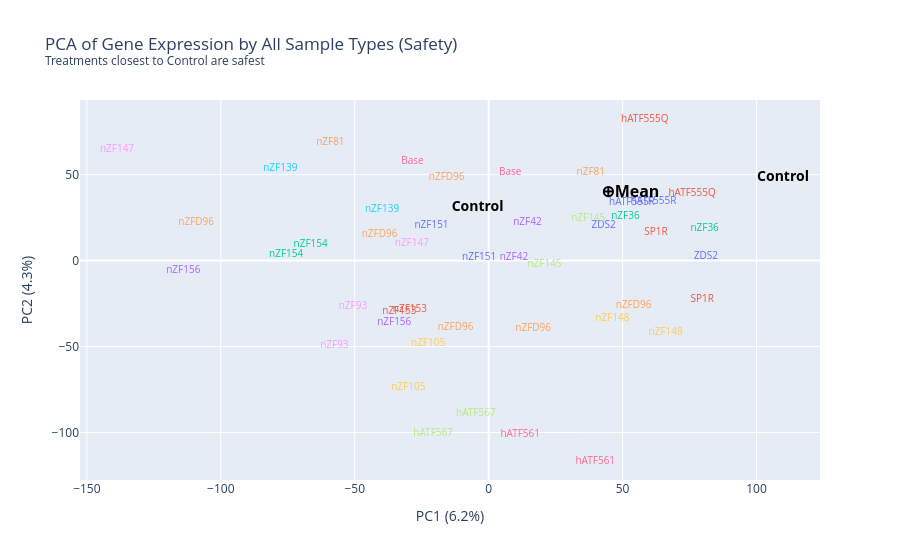

This figure's notebook cell:
### Code cell
fig2 = px.scatter(
    pca_df,
    x='PC1', y='PC2',
    color='sample_type',
    text='sample_type',
    hover_name=pca_df.index,
    labels={
        'PC1': f'PC1 ({pca.explained_variance_ratio_[0]:.1%})',
        'PC2': f'PC2 ({pca.explained_variance_ratio_[1]:.1%})',
    },
    title='PCA of Gene Expression by All Sample Types (Safety)'
          '<br><sup>Treatments closest to Control are safest</sup>',
)

fig2.update_traces(mode='text')
fig2.update_layout(showlegend=False)

for trace in fig2.data:
    if trace.name == 'Control':
        trace.textfont.color = 'black'
        trace.textfont.size = 14
        trace.textfont.weight = 'bold'
    else:
        trace.textfont.color = trace.marker.color
        trace.textfont.size = 10

# Add Control centroid as a distinct labeled point
control_centroid = pca_df[pca_df['sample_type'] == 'Control'][['PC1', 'PC2']].mean()
fig2.add_trace(go.Scatter(
    x=[control_centroid['PC1']],
    y=[control_centroid['PC2']],
    mode='text',
    text=['⊕Mean'],
    textfont=dict(color='black', size=16, weight='bold'),
    hoverinfo='skip',
    showlegend=False,
))

fig2.show()

### Figure 1 — Plotly figure (JSON) as saved in the notebook; plotly's stock layout.template omitted (floating-point values rounded to 4 significant figures)
{"data": [{"hovertemplate": "<b>%{hovertext}</b><br><br>sample_type=%{text}<br>PC1 (6.2%)=%{x}<br>PC2 (4.3%)=%{y}<extra></extra>", "hovertext": [null, null], "legendgroup": "ZDS2", "marker": {"color": "#636efa", "symbol": "circle"}, "mode": "text", "name": "ZDS2", "orientation": "v", "showlegend": true, "text": ["ZDS2", "ZDS2"], "textfont": {"color": "#636efa", "size": 10}, "type": "scatter", "x": [81.14, 42.94], "xaxis": "x", "y": [2.601, 20.33], "yaxis": "y"}, {"hovertemplate": "<b>%{hovertext}</b><br><br>sample_type=%{text}<br>PC1 (6.2%)=%{x}<br>PC2 (4.3%)=%{y}<extra></extra>", "hovertext": [null, null], "legendgroup": "SP1R", "marker": {"color": "#EF553B", "symbol": "circle"}, "mode": "text", "name": "SP1R", "orientation": "v", "showlegend": true, "text": ["SP1R", "SP1R"], "textfont": {"color": "#EF553B", "size": 10}, "type": "scatter", "x": [62.47, 79.72], "xaxis": "x", "y": [16.36, -22.79], "yaxis": "y"}, {"hovertemplate": "<b>%{hovertext}</b><br><br>sample_type=%{text}<br>PC1 (6.2%)=%{x}<br>PC2 (4.3%)=%{y}<extra></extra>", "hovertext": [null, null], "legendgroup": "nZF36", "marker": {"color": "#00cc96", "symbol": "circle"}, "mode": "text", "name": "nZF36", "orientation": "v", "showlegend": true, "text": ["nZF36", "nZF36"], "textfont": {"color": "#00cc96", "size": 10}, "type": "scatter", "x": [51.06, 80.62], "xaxis": "x", "y": [25.6, 18.71], "yaxis": "y"}, {"hovertemplate": "<b>%{hovertext}</b><br><br>sample_type=%{text}<br>PC1 (6.2%)=%{x}<br>PC2 (4.3%)=%{y}<extra></extra>", "hovertext": [null, null], "legendgroup": "nZF42", "marker": {"color": "#ab63fa", "symbol": "circle"}, "mode": "text", "name": "nZF42", "orientation": "v", "showlegend": true, "text": ["nZF42", "nZF42"], "textfont": {"color": "#ab63fa", "size": 10}, "type": "scatter", "x": [14.49, 9.437], "xaxis": "x", "y": [22.06, 1.716], "yaxis": "y"}, {"hovertemplate": "<b>%{hovertext}</b><br><br>sample_type=%{text}<br>PC1 (6.2%)=%{x}<br>PC2 (4.3%)=%{y}<extra></extra>", "hovertext": [null, null], "legendgroup": "nZF81", "marker": {"color": "#FFA15A", "symbol": "circle"}, "mode": "text", "name": "nZF81", "orientation": "v", "showlegend": true, "text": ["nZF81", "nZF81"], "textfont": {"color": "#FFA15A", "size": 10}, "type": "scatter", "x": [-59.08, 38.13], "xaxis": "x", "y": [68.98, 51.2], "yaxis": "y"}, {"hovertemplate": "<b>%{hovertext}</b><br><br>sample_type=%{text}<br>PC1 (6.2%)=%{x}<br>PC2 (4.3%)=%{y}<extra></extra>", "hovertext": [null, null], "legendgroup": "nZF139", "marker": {"color": "#19d3f3", "symbol": "circle"}, "mode": "text", "name": "nZF139", "orientation": "v", "showlegend": true, "text": ["nZF139", "nZF139"], "textfont": {"color": "#19d3f3", "size": 10}, "type": "scatter", "x": [-39.8, -77.78], "xaxis": "x", "y": [29.78, 53.76], "yaxis": "y"}, {"hovertemplate": "<b>%{hovertext}</b><br><br>sample_type=%{text}<br>PC1 (6.2%)=%{x}<br>PC2 (4.3%)=%{y}<extra></extra>", "hovertext": [null, null], "legendgroup": "Base", "marker": {"color": "#FF6692", "symbol": "circle"}, "mode": "text", "name": "Base", "orientation": "v", "showlegend": true, "text": ["Base", "Base"], "textfont": {"color": "#FF6692", "size": 10}, "type": "scatter", "x": [-28.45, 8.074], "xaxis": "x", "y": [57.86, 50.99], "yaxis": "y"}, {"hovertemplate": "<b>%{hovertext}</b><br><br>sample_type=%{text}<br>PC1 (6.2%)=%{x}<br>PC2 (4.3%)=%{y}<extra></extra>", "hovertext": [null, null], "legendgroup": "nZF145", "marker": {"color": "#B6E880", "symbol": "circle"}, "mode": "text", "name": "nZF145", "orientation": "v", "showlegend": true, "text": ["nZF145", "nZF145"], "textfont": {"color": "#B6E880", "size": 10}, "type": "scatter", "x": [20.84, 37.18], "xaxis": "x", "y": [-2.429, 24.53], "yaxis": "y"}, {"hovertemplate": "<b>%{hovertext}</b><br><br>sample_type=%{text}<br>PC1 (6.2%)=%{x}<br>PC2 (4.3%)=%{y}<extra></extra>", "hovertext": [null, null], "legendgroup": "nZF147", "marker": {"color": "#FF97FF", "symbol": "circle"}, "mode": "text", "name": "nZF147", "orientation": "v", "showlegend": true, "text": ["nZF147", "nZF147"], "textfont": {"color": "#FF97FF", "size": 10}, "type": "scatter", "x": [-28.67, -138.7], "xaxis": "x", "y": [10.11, 64.87], "yaxis": "y"}, {"hovertemplate": "<b>%{hovertext}</b><br><br>sample_type=%{text}<br>PC1 (6.2%)=%{x}<br>PC2 (4.3%)=%{y}<extra></extra>", "hovertext": [null, null], "legendgroup": "nZF148", "marker": {"color": "#FECB52", "symbol": "circle"}, "mode": "text", "name": "nZF148", "orientation": "v", "showlegend": true, "text": ["nZF148", "nZF148"], "textfont": {"color": "#FECB52", "size": 10}, "type": "scatter", "x": [66.1, 46.18], "xaxis": "x", "y": [-41.59, -33.68], "yaxis": "y"}, {"hovertemplate": "<b>%{hovertext}</b><br><br>sample_type=%{text}<br>PC1 (6.2%)=%{x}<br>PC2 (4.3%)=%{y}<extra></extra>", "hovertext": [null, null], "legendgroup": "nZF151", "marker": {"color": "#636efa", "symbol": "circle"}, "mode": "text", "name": "nZF151", "orientation": "v", "showlegend": true, "text": ["nZF151", "nZF151"], "textfont": {"color": "#636efa", "size": 10}, "type": "scatter", "x": [-21.33, -3.549], "xaxis": "x", "y": [20.47, 1.544], "yaxis": "y"}, {"hovertemplate": "<b>%{hovertext}</b><br><br>sample_type=%{text}<br>PC1 (6.2%)=%{x}<br>PC2 (4.3%)=%{y}<extra></extra>", "hovertext": [null, null], "legendgroup": "nZF153", "marker": {"color": "#EF553B", "symbol": "circle"}, "mode": "text", "name": "nZF153", "orientation": "v", "showlegend": true, "text": ["nZF153", "nZF153"], "textfont": {"color": "#EF553B", "size": 10}, "type": "scatter", "x": [-29.39, -33.34], "xaxis": "x", "y": [-28.21, -29.36], "yaxis": "y"}, {"hovertemplate": "<b>%{hovertext}</b><br><br>sample_type=%{text}<br>PC1 (6.2%)=%{x}<br>PC2 (4.3%)=%{y}<extra></extra>", "hovertext": [null, null], "legendgroup": "nZF154", "marker": {"color": "#00cc96", "symbol": "circle"}, "mode": "text", "name": "nZF154", "orientation": "v", "showlegend": true, "text": ["nZF154", "nZF154"], "textfont": {"color": "#00cc96", "size": 10}, "type": "scatter", "x": [-75.59, -66.45], "xaxis": "x", "y": [3.712, 9.233], "yaxis": "y"}, {"hovertemplate": "<b>%{hovertext}</b><br><br>sample_type=%{text}<br>PC1 (6.2%)=%{x}<br>PC2 (4.3%)=%{y}<extra></extra>", "hovertext": [null, null], "legendgroup": "nZF156", "marker": {"color": "#ab63fa", "symbol": "circle"}, "mode": "text", "name": "nZF156", "orientation": "v", "showlegend": true, "text": ["nZF156", "nZF156"], "textfont": {"color": "#ab63fa", "size": 10}, "type": "scatter", "x": [-114.0, -35.24], "xaxis": "x", "y": [-5.484, -36.17], "yaxis": "y"}, {"hovertemplate": "<b>%{hovertext}</b><br><br>sample_type=%{text}<br>PC1 (6.2%)=%{x}<br>PC2 (4.3%)=%{y}<extra></extra>", "hovertext": [null, null, null, null, null, null], "legendgroup": "nZFD96", "marker": {"color": "#FFA15A", "symbol": "circle"}, "mode": "text", "name": "nZFD96", "orientation": "v", "showlegend": true, "text": ["nZFD96", "nZFD96", "nZFD96", "nZFD96", "nZFD96", "nZFD96"], "textfont": {"color": "#FFA15A", "size": 10}, "type": "scatter", "x": [-12.36, 16.62, 54.12, -40.74, -15.68, -109.2], "xaxis": "x", "y": [-38.62, -39.6, -26.27, 15.05, 48.64, 21.94], "yaxis": "y"}, {"hovertemplate": "<b>%{hovertext}</b><br><br>sample_type=%{text}<br>PC1 (6.2%)=%{x}<br>PC2 (4.3%)=%{y}<extra></extra>", "hovertext": [null, null], "legendgroup": "Control", "marker": {"color": "#19d3f3", "symbol": "circle"}, "mode": "text", "name": "Control", "orientation": "v", "showlegend": true, "text": ["Control", "Control"], "textfont": {"color": "black", "size": 14, "weight": "bold"}, "type": "scatter", "x": [-4.117, 109.9], "xaxis": "x", "y": [30.66, 48.13], "yaxis": "y"}, {"hovertemplate": "<b>%{hovertext}</b><br><br>sample_type=%{text}<br>PC1 (6.2%)=%{x}<br>PC2 (4.3%)=%{y}<extra></extra>", "hovertext": [null, null], "legendgroup": "hATF561", "marker": {"color": "#FF6692", "symbol": "circle"}, "mode": "text", "name": "hATF561", "orientation": "v", "showlegend": true, "text": ["hATF561", "hATF561"], "textfont": {"color": "#FF6692", "size": 10}, "type": "scatter", "x": [11.79, 39.81], "xaxis": "x", "y": [-101.1, -116.6], "yaxis": "y"}, {"hovertemplate": "<b>%{hovertext}</b><br><br>sample_type=%{text}<br>PC1 (6.2%)=%{x}<br>PC2 (4.3%)=%{y}<extra></extra>", "hovertext": [null, null], "legendgroup": "hATF567", "marker": {"color": "#B6E880", "symbol": "circle"}, "mode": "text", "name": "hATF567", "orientation": "v", "showlegend": true, "text": ["hATF567", "hATF567"], "textfont": {"color": "#B6E880", "size": 10}, "type": "scatter", "x": [-20.72, -4.79], "xaxis": "x", "y": [-100.4, -88.75], "yaxis": "y"}, {"hovertemplate": "<b>%{hovertext}</b><br><br>sample_type=%{text}<br>PC1 (6.2%)=%{x}<br>PC2 (4.3%)=%{y}<extra></extra>", "hovertext": [null, null], "legendgroup": "nZF93", "marker": {"color": "#FF97FF", "symbol": "circle"}, "mode": "text", "name": "nZF93", "orientation": "v", "showlegend": true, "text": ["nZF93", "nZF93"], "textfont": {"color": "#FF97FF", "size": 10}, "type": "scatter", "x": [-57.59, -50.67], "xaxis": "x", "y": [-49.13, -26.53], "yaxis": "y"}, {"hovertemplate": "<b>%{hovertext}</b><br><br>sample_type=%{text}<br>PC1 (6.2%)=%{x}<br>PC2 (4.3%)=%{y}<extra></extra>", "hovertext": [null, null], "legendgroup": "nZF105", "marker": {"color": "#FECB52", "symbol": "circle"}, "mode": "text", "name": "nZF105", "orientation": "v", "showlegend": true, "text": ["nZF105", "nZF105"], "textfont": {"color": "#FECB52", "size": 10}, "type": "scatter", "x": [-30.0, -22.61], "xaxis": "x", "y": [-73.72, -48.37], "yaxis": "y"}, {"hovertemplate": "<b>%{hovertext}</b><br><br>sample_type=%{text}<br>PC1 (6.2%)=%{x}<br>PC2 (4.3%)=%{y}<extra></extra>", "hovertext": [null, null], "legendgroup": "hATF555R", "marker": {"color": "#636efa", "symbol": "circle"}, "mode": "text", "name": "hATF555R", "orientation": "v", "showlegend": true, "text": ["hATF555R", "hATF555R"], "textfont": {"color": "#636efa", "size": 10}, "type": "scatter", "x": [53.48, 61.53], "xaxis": "x", "y": [33.98, 34.61], "yaxis": "y"}, {"hovertemplate": "<b>%{hovertext}</b><br><br>sample_type=%{text}<br>PC1 (6.2%)=%{x}<br>PC2 (4.3%)=%{y}<extra></extra>", "hovertext": [null, null], "legendgroup": "hATF555Q", "marker": {"color": "#EF553B", "symbol": "circle"}, "mode": "text", "name": "hATF555Q", "orientation": "v", "showlegend": true, "text": ["hATF555Q", "hATF555Q"], "textfont": {"color": "#EF553B", "size": 10}, "type": "scatter", "x": [75.95, 58.29], "xaxis": "x", "y": [38.91, 82.38], "yaxis": "y"}, {"hoverinfo": "skip", "mode": "text", "showlegend": false, "text": ["⊕Mean"], "textfont": {"color": "black", "size": 16, "weight": "bold"}, "type": "scatter", "x": [52.89], "y": [39.39]}], "layout": {"legend": {"title": {"text": "sample_type"}, "tracegroupgap": 0}, "showlegend": false, "title": {"text": "PCA of Gene Expression by All Sample Types (Safety)<br><sup>Treatments closest to Control are safest</sup>"}, "xaxis": {"anchor": "y", "domain": [0, 1], "title": {"text": "PC1 (6.2%)"}}, "yaxis": {"anchor": "x", "domain": [0, 1], "title": {"text": "PC2 (4.3%)"}}}}
